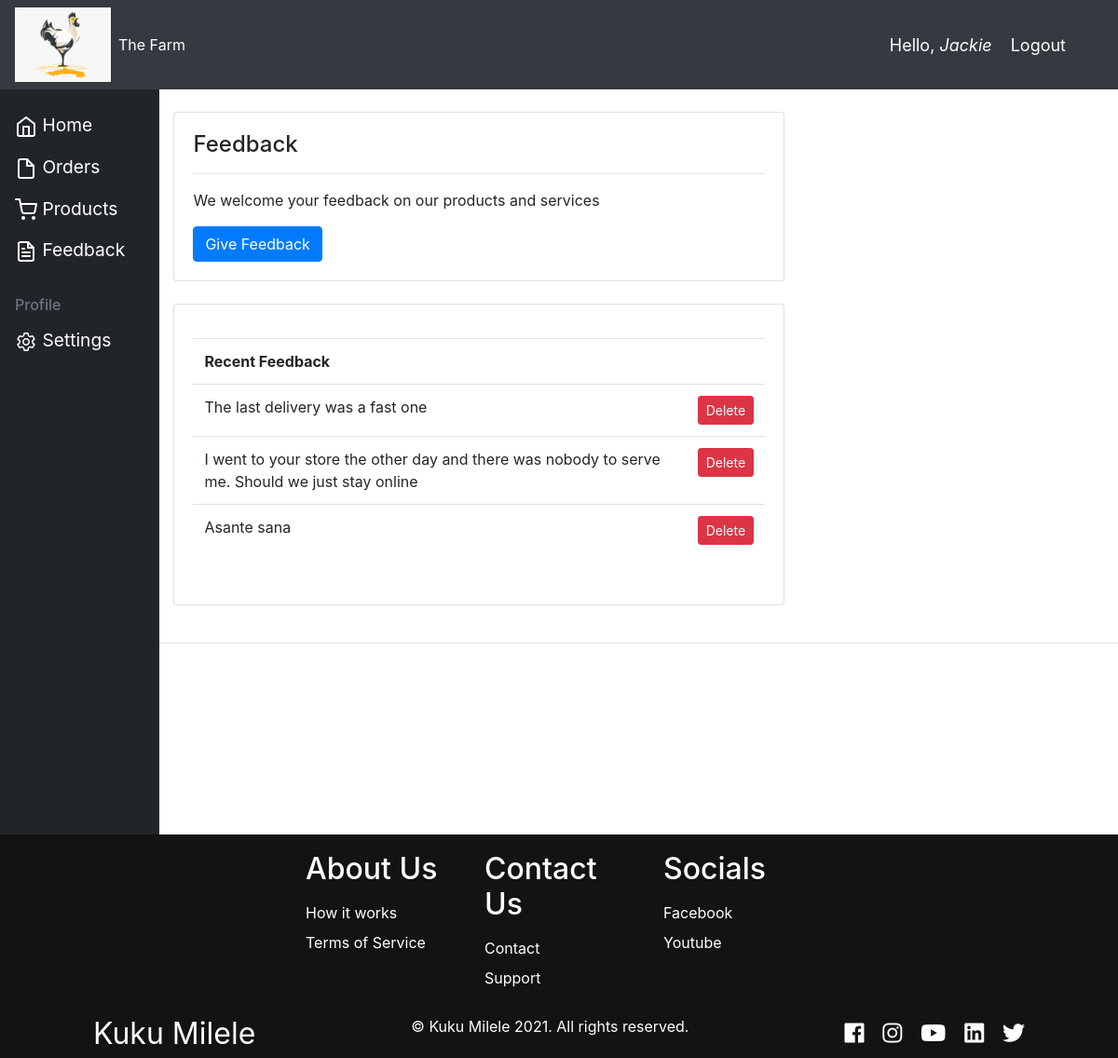
The app's page /feedback/ (signed in) with its own data.
### accounts/models.py (models this page shows, shortened)
class Feedback(models.Model):
    customer = models.ForeignKey(
        Customer, null=True, on_delete=models.SET_NULL)
    feedback_info = models.TextField()
    feedback_date = models.DateTimeField(auto_now_add=True, null=True)

### accounts/decorators.py (the view)
        def wrapper_func(request, *args, **kwargs):
            group = None
            if request.user.groups.exists():
                group = request.user.groups.all()[0].name
            if group in allowed_roles:
                return view_func(request, *args, **kwargs)
            else:
                return HttpResponse('You are not authorized to view this page as per the decorator')

### accounts/models.py (called while the page is built)
    def __str__(self):
        return self.name

### accounts/views.py (called while the page is built)
@login_required(login_url="login")
@allowed_users(allowed_roles=["customer"])
def Feedbacks(request):
    customer = request.user.customer
    print(customer)
    feedbacks = Feedback.objects.all()
    user_feedbacks = feedbacks.filter(customer=customer)
    context = {"customer": customer, "user_feedbacks": user_feedbacks}
    return render(request, "accounts/feedback.html", context)

### accounts/templates/accounts/feedback.html (shortened to what this page needs)
{% extends 'accounts/home.html' %} {% load static %} {% block content %}
<br />
<div class="row">
  <div class="col-md-8">
    <div class="card card-body">
      <div class="feedback_content">
        <h4>Feedback</h4>
        <hr />
        <p>We welcome your feedback on our products and services</p>
        <a
          class="btn btn-primary btn-md btn-flex"
          id="reserve-btn"
          href="{% url 'give_feedback' customer.id %}"
          >Give Feedback</a
        >
      </div>
    </div>
  </div>
</div>
<br />
<div class="row">
  <div class="col-md-8">
    <div class="card card-body">
      <table class="table table-hover">
        <tr>
          <th>Recent Feedback</th>
          <th></th>
        </tr>
        {% for feedback in user_feedbacks %}
        <tr>
          {% if forloop.revcounter <= 5 %}
          <td>{{feedback.feedback_info}}</td>
          <td>
            <a
              class="btn btn-sm btn-danger"
              href="{% url 'delete_feedback' feedback.id %}"
              >Delete</a
            >
          </td>
          {% endif %}
        </tr>
        {% endfor %}
      </table>
    </div>
  </div>
</div>
{% endblock %}

### accounts/templates/accounts/navbar.html (shortened to what this page needs)
{% load static %}
<nav class="navbar navbar-expand-lg navbar-dark bg-dark">
  <a href="{% url 'home' %}"
    ><img src="{% static 'images/logo.png' %}" alt=""
  /></a>
  <div class="collapse navbar-collapse" id="navbarNav">
    <ul class="navbar-nav">
      <li class="nav-item active">
        <a class="nav-link" href="{% url 'home' %}">The Farm</a>
      </li>
    </ul>
  </div>
  <span class="hello-msg">Hello,<i class="username"> {{request.user}}</i></span>
  <span class="hello-msg"
    ><a class="hello-msg" href="{% url 'logout' %}">Logout</a></span
  >
</nav>

### static/css/main.css (style rules this page uses)
*, html { scroll-behavior: smooth; }
body { background-color: #ebeff5; }

### accounts/templates/accounts/navbar.html (style rules this page uses)
.hello-msg { font-size: 18px; color: #fff; margin-right: 20px; }

### records on screen
Feedback: feedback_info "The last delivery was a fast one"
Feedback: feedback_info "I went to your store the other day and there was nobody to serve me. Should we just stay online"
Feedback: feedback_info "Asante sana"

### other values on screen
{{ request.user }} "Jackie"
